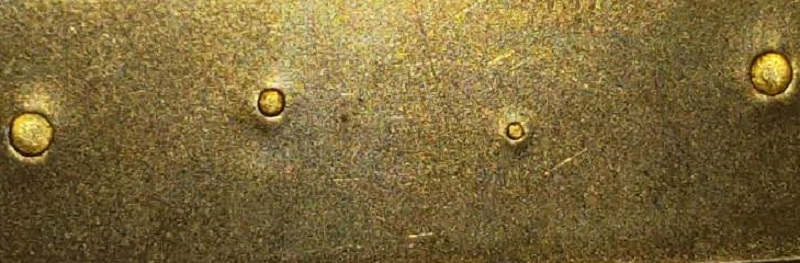
#> input picture ImageDetermine/Test_Alpha/EdgeDetection/jpg/DSC_0398.jpg, 800 x 263 px, found by its file name
$ python EdgeDetection_1.py   (older library calls are emulated)
#> lines starting #> are read from the running program, lines starting #| are printed output that depends on the picture; after the words box and inside, x2 and y2 are one past the last pixel; in counts of white or black regions, pixels touching at a corner belong together
import cv2
import matplotlib.pyplot as plt
import numpy as np

class EdgeDetection:
    def __init__(self, image_path, debug=False):
        self.image_path = image_path
        self.debug = debug

    def detect_edges(self, param1=50, param2=30, minRadius=20, maxRadius=150):
        # 画像をグレースケールで読み込む
#> called with param1 = 100, param2 = 50, minRadius = 20, maxRadius = 150
        image = cv2.imread(self.image_path, cv2.IMREAD_GRAYSCALE)
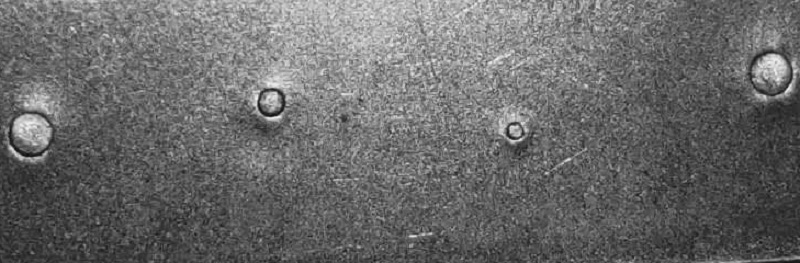
#> image: shape (263, 800); min 14, max 244, mean 105.9

        if image is None:
            print(f"Error: Image at path {self.image_path} could not be loaded.")
            return 0

        # Sobelフィルタを適用してエッジ検出を行う
        sobel_x = cv2.Sobel(image, cv2.CV_64F, 1, 0, ksize=3)  # x方向のエッジ検出
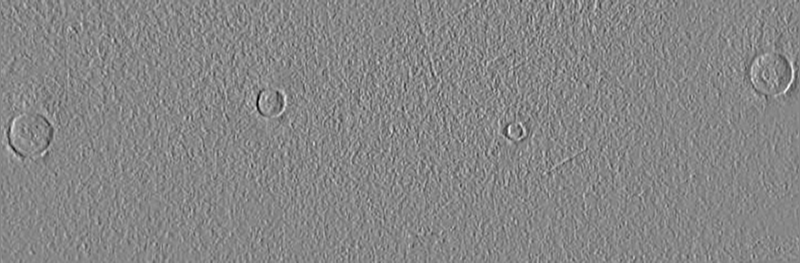
#> sobel_x: shape (263, 800) float64; min -680, max 605, mean -0.1; drawn with min black and max white
        sobel_y = cv2.Sobel(image, cv2.CV_64F, 0, 1, ksize=3)  # y方向のエッジ検出
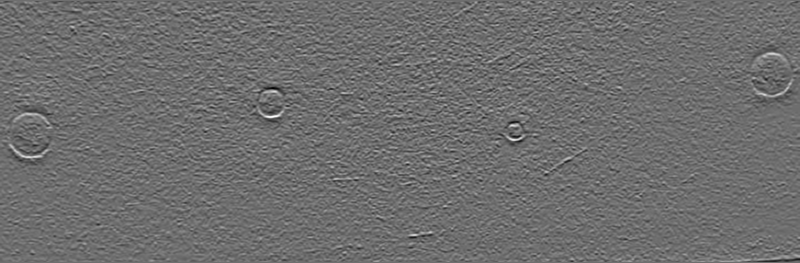
#> sobel_y: shape (263, 800) float64; min -591, max 772, mean -2.3; drawn with min black and max white

        # 各方向の勾配強度を合成して勾配の強度を計算する
        gradient_magnitude = np.sqrt(sobel_x**2 + sobel_y**2)
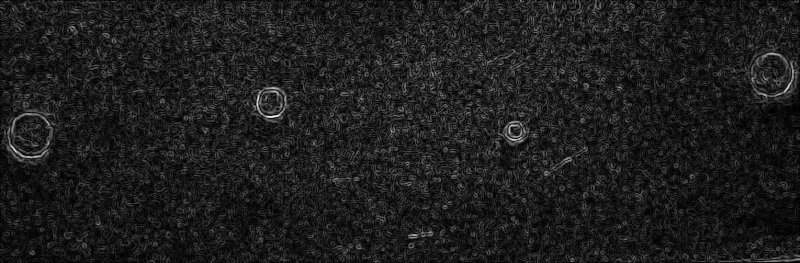
#> gradient_magnitude: shape (263, 800) float64; min 0, max 790.9, mean 93.2; drawn with min black and max white

        # 勾配の強度を0から255の範囲にスケーリングする
        gradient_magnitude_scaled = cv2.normalize(gradient_magnitude, None, 0, 255, cv2.NORM_MINMAX, dtype=cv2.CV_8U)

        # 二値化
        _, binary_image = cv2.threshold(gradient_magnitude_scaled, 50, 255, cv2.THRESH_BINARY)
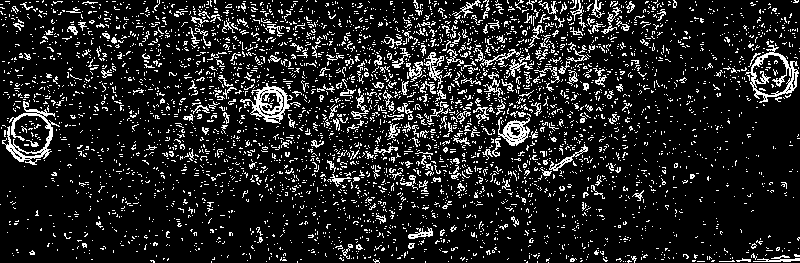
#> binary_image: shape (263, 800); 13.3% white in thin lines or dots

        # 輪郭を検出
        contours, _ = cv2.findContours(binary_image, cv2.RETR_TREE, cv2.CHAIN_APPROX_SIMPLE)
#> contours = 4732 contours, 4645 with area under 20; largest, box (x1, y1, x2, y2) and area: (745, 41, 799, 103) 1642, (752, 54, 793, 96) 1052, (240, 83, 293, 124) 950, (2, 101, 60, 165) 684, (498, 117, 530, 146) 473

        # オリジナルの画像をカラーで読み込み、円を描画する
        image_color = cv2.imread(self.image_path, cv2.IMREAD_COLOR)
#> image_color is the input picture: shape (263, 800, 3); mean B, G, R 57.9, 105.4, 125.1

        # 検出された輪郭をフィルタリングして円形の輪を検出
        circle_count = 0
        for contour in contours:
            # 輪郭を囲む最小の外接円を取得
            ((x, y), radius) = cv2.minEnclosingCircle(contour)
            # 円形の輪として認識されるために、輪郭の周囲のアスペクト比を確認
            if minRadius < radius < maxRadius:
                cv2.circle(image_color, (int(x), int(y)), int(radius), (0, 0, 255), 2)
                circle_count += 1
#> this loop made 4732 passes
#> (x, y, radius) on passes 1, 3, 4, 7, 8, 11, 13, 16, 19, 20, 22, 24: (548, 262, 0.0001), (625, 261, 0.0001), (623, 261, 0.0001), (466, 261, 0.0001), (448, 261, 0.0001), (266, 261, 0.0001), (726.5, 261, 7.5), (629, 261, 2), (247, 260, 0.0001), (152, 261, 2.24), (586, 259, 0.0001), (376, 260.5, 3.35)
#> (contour, x, y, radius) on passes 2, 5, 6, 9, 10, 12: ([[697, 261], [704, 261]], 700.5, 261, 3.5), ([[537, 261], [537, 262]], 537, 261.5, 0.5), ([[527, 261], [526, 262], [527, 262]], 526.5, 261.5, 0.707), ([[425, 261], [425, 262]], 425, 261.5, 0.5), ([[297, 261], [297, 262]], 297, 261.5, 0.5), ([[211, 261], [211, 262]], 211, 261.5, 0.5)
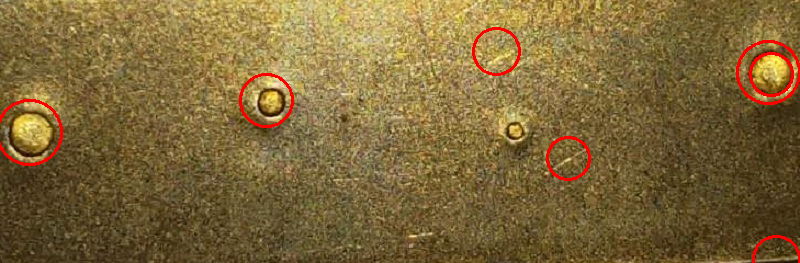
#> image_color: shape (263, 800, 3); 1.46% of pixels changed, all inside (x1, y1, x2, y2) = (0, 27, 800, 263)
#> after the loop, circle_count = 7

        # デバッグフラグがTrueの場合、処理された画像を表示する
        if self.debug and circle_count > 0:
            plt.figure(figsize=(18, 6))

            # 元の画像を表示
            plt.subplot(1, 3, 1)
            plt.imshow(image, cmap='gray')
            plt.title('Original Image')
            plt.axis('off')

            # Sobelエッジ検出結果を表示
            plt.subplot(1, 3, 2)
            plt.imshow(gradient_magnitude_scaled, cmap='gray')
            plt.title('Sobel Edge Detection')
            plt.axis('off')

            # 輪が描かれた画像を表示
            plt.subplot(1, 3, 3)
            plt.imshow(cv2.cvtColor(image_color, cv2.COLOR_BGR2RGB))
            plt.title(f'Detected Rings: {circle_count}')
            plt.axis('off')

            plt.show()
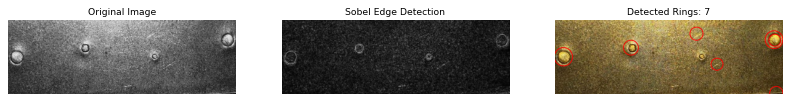
#> figure drawn by matplotlib, 3 panels

        return circle_count

if __name__ == "__main__":
    # 画像のパスを指定
    image_path = 'Z:/G2kaihatu/VSCode/DSC_0398.jpg'

    # EdgeDetectionクラスのインスタンスを作成し、エッジ検出を実行
    edge_detector = EdgeDetection(image_path, debug=True)
    num_circles = edge_detector.detect_edges(param1=100, param2=50, minRadius=20, maxRadius=150)
#> num_circles = 7

    if num_circles == 0:
        print("キズは検出されませんでした。")
    else:
        print(f"キズ検出: {num_circles}")
#| キズ検出: 7
